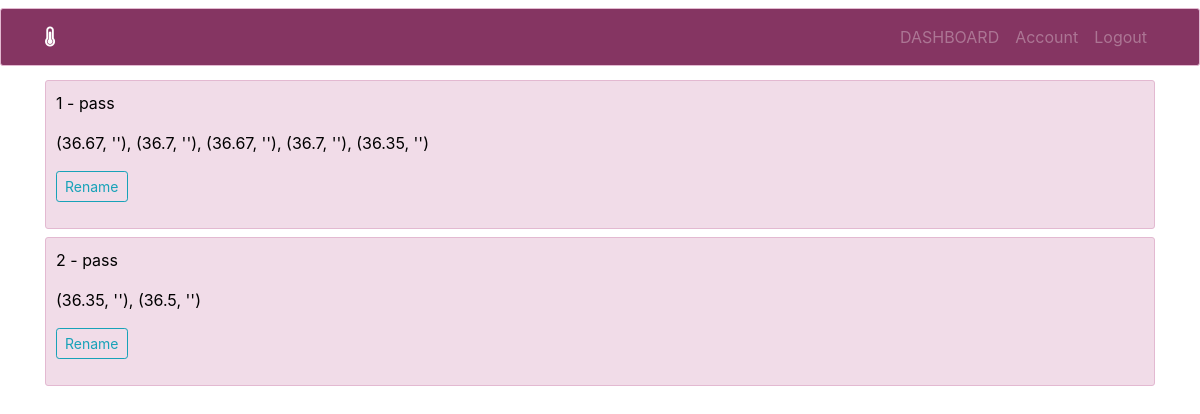
Page /old_records (signed in) on the earlier database version.
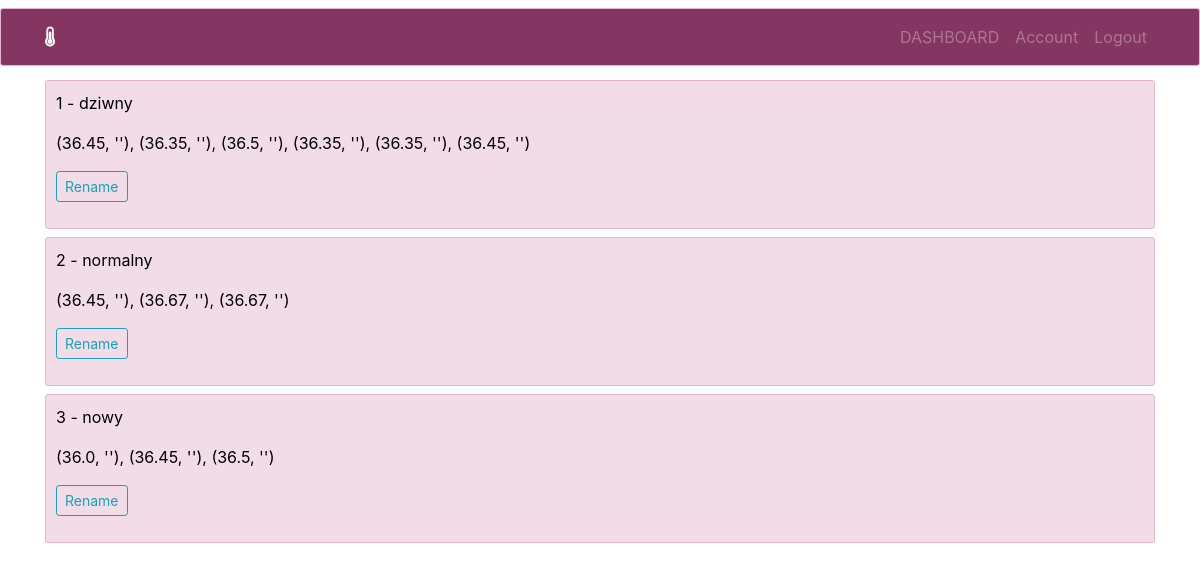
Same page on the later database version.
### tempapp/models.py (models this page shows)
class OldRecord(db.Model):
    id = db.Column(db.Integer, primary_key=True)
    record = db.Column(db.String, nullable=False)
    name = db.Column(db.String, default='pass')
    user_id = db.Column(db.Integer, db.ForeignKey('user.id'), nullable=False)

### tempapp/routes.py (the view)
@login_required
@app.route("/old_records", methods=['GET', 'POST'])
def old_records():
    old_records = OldRecord.query.filter_by(author=current_user)
    form = RenameRecordForm()
    return render_template('old_records.html', title='archivised', old_records=old_records, form=form)

### tempapp/models.py (called while the page is built)
@login_manager.user_loader
def load_user(user_id):
    return User.query.get(int(user_id))

### tempapp/templates/old_records.html (shortened to what this page needs)
{% extends "layout.html" %}
{% block content %}
    {% for record in old_records %}
        <div class="content-section">
                <p>{{ record.id }} - {{ record.name }}</p>
                <p>{{ record.record.strip('[').strip(']') }}</p>
            <div class="input-section">
                <div class="form-group">
                    <button type="button" class="btn btn-outline-info btn-sm" data-toggle="modal" data-target="#modal-{{ record.id }}">Rename</button>
                </div>
            </div>
        </div>
    {% endfor %}
{% endblock content %}

### tempapp/templates/layout.html (shortened to what this page needs)
<!DOCTYPE html>
<html>
<head>
    <link rel="stylesheet" href="https://maxcdn.bootstrapcdn.com/bootstrap/4.0.0/css/bootstrap.min.css">
    <link rel="stylesheet" type="text/css" href="{{ url_for('static', filename='main.css') }}">
    <link rel="stylesheet" href="https://use.fontawesome.com/releases/v5.7.0/css/all.css">
</head>
<body>
    <div class="container">
              <nav class="navbar navbar-expand-md navbar-dark bg-steel fixed-top">
                <div class="container">
                  <a class="navbar-brand" href="{{ url_for('info') }}"><span class="fas fa-thermometer-three-quarters"></span></a>
                  <div class="collapse navbar-collapse" id="navbarToggle">
                    <div class="navbar-nav ml-auto">
                        {% if current_user.is_authenticated %}
                        <a class="nav-item nav-link" href="{{ url_for('dashboard') }}">DASHBOARD</a>
                        <a class="nav-item nav-link" href="{{ url_for('account') }}">Account</a>
                        <a class="nav-item nav-link" href="{{ url_for('logout') }}">Logout</a>
                        {% else %}
                        <a class="nav-item nav-link" href="{{ url_for('login') }}">Login</a>
                        <a class="nav-item nav-link" href="{{ url_for('register') }}">Register</a>
                        {% endif %}
                    </div>
                  </div>
                </div>
              </nav>
    </div>
    <main role="main" class="container">
          {% block content %}{% endblock %}
    </main>
</body>
</html>

### tempapp/static/main.css (style rules this page uses)
body { background: #ffffff; color: #000000; margin-top: 5rem; }
.bg-steel { background-color: #853562; }
.site-header, .navbar-nav, .nav-link, .button:hover { opacity: 0.8; }
.content-section, .navbar, #myChart { border-radius: 3px; margin-top:0.5em; border: 1px solid #e3b9d1; }
.content-section { background-color: #f1dce8; padding: 10px 10px; }
.input-section { grid-column: 1/2; display: grid; grid-template-columns: auto auto auto; grid-gap: 0.5em; }

Differences in the rows shown:
changed OldRecord id 1: name "pass" → "dziwny"; record.strip "(36.67, ''), (36.7, ''), (36.67, ''), (36.7, ''), (36.35, '')" → "(36.45, ''), (36.35, ''), (36.5, ''), (36.35, ''), (36.35, ''), (36.45, '')"
changed OldRecord id 2: name "pass" → "normalny"; record.strip "(36.35, ''), (36.5, '')" → "(36.45, ''), (36.67, ''), (36.67, '')"
added OldRecord: id "3", name "nowy", record.strip "(36.0, ''), (36.45, ''), (36.5, '')"
